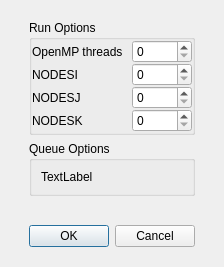
<?xml version="1.0" encoding="UTF-8"?>
<ui version="4.0">
 <class>Dialog</class>
 <widget class="QDialog" name="Dialog">
  <property name="geometry">
   <rect>
    <x>0</x>
    <y>0</y>
    <width>224</width>
    <height>267</height>
   </rect>
  </property>
  <property name="windowTitle">
   <string>Dialog</string>
  </property>
  <layout class="QGridLayout" name="gridLayout_4">
   <item row="1" column="1">
    <widget class="QFrame" name="frame">
     <property name="frameShape">
      <enum>QFrame::NoFrame</enum>
     </property>
     <property name="frameShadow">
      <enum>QFrame::Plain</enum>
     </property>
     <layout class="QGridLayout" name="gridLayout">
      <item row="3" column="0">
       <spacer name="verticalSpacer">
        <property name="orientation">
         <enum>Qt::Vertical</enum>
        </property>
        <property name="sizeHint" stdset="0">
         <size>
          <width>20</width>
          <height>88</height>
         </size>
        </property>
       </spacer>
      </item>
      <item row="4" column="0">
       <widget class="QDialogButtonBox" name="buttonBox">
        <property name="orientation">
         <enum>Qt::Horizontal</enum>
        </property>
        <property name="standardButtons">
         <set>QDialogButtonBox::Cancel|QDialogButtonBox::Ok</set>
        </property>
       </widget>
      </item>
      <item row="1" column="0">
       <widget class="QGroupBox" name="groupBox">
        <property name="title">
         <string>Run Options</string>
        </property>
        <layout class="QGridLayout" name="gridLayout_2">
         <property name="horizontalSpacing">
          <number>9</number>
         </property>
         <property name="verticalSpacing">
          <number>0</number>
         </property>
         <property name="margin">
          <number>0</number>
         </property>
         <item row="0" column="1">
          <widget class="QLabel" name="label">
           <property name="sizePolicy">
            <sizepolicy hsizetype="Minimum" vsizetype="Preferred">
             <horstretch>0</horstretch>
             <verstretch>0</verstretch>
            </sizepolicy>
           </property>
           <property name="text">
            <string>OpenMP threads</string>
           </property>
          </widget>
         </item>
         <item row="1" column="2">
          <widget class="QSpinBox" name="spinBox"/>
         </item>
         <item row="1" column="1">
          <widget class="QLabel" name="label_2">
           <property name="text">
            <string>NODESI</string>
           </property>
          </widget>
         </item>
         <item row="2" column="1">
          <widget class="QLabel" name="label_3">
           <property name="text">
            <string>NODESJ</string>
           </property>
          </widget>
         </item>
         <item row="3" column="1">
          <widget class="QLabel" name="label_4">
           <property name="text">
            <string>NODESK</string>
           </property>
          </widget>
         </item>
         <item row="2" column="2">
          <widget class="QSpinBox" name="spinBox_2"/>
         </item>
         <item row="3" column="2">
          <widget class="QSpinBox" name="spinBox_3"/>
         </item>
         <item row="0" column="2">
          <widget class="QSpinBox" name="spinBox_4"/>
         </item>
        </layout>
       </widget>
      </item>
      <item row="2" column="0">
       <widget class="QGroupBox" name="groupBox_2">
        <property name="title">
         <string>Queue Options</string>
        </property>
        <layout class="QGridLayout" name="gridLayout_3">
         <item row="0" column="0">
          <widget class="QLabel" name="label_5">
           <property name="text">
            <string>TextLabel</string>
           </property>
          </widget>
         </item>
        </layout>
       </widget>
      </item>
     </layout>
    </widget>
   </item>
   <item row="0" column="1">
    <spacer name="verticalSpacer_2">
     <property name="orientation">
      <enum>Qt::Vertical</enum>
     </property>
     <property name="sizeHint" stdset="0">
      <size>
       <width>20</width>
       <height>40</height>
      </size>
     </property>
    </spacer>
   </item>
   <item row="1" column="0">
    <spacer name="horizontalSpacer">
     <property name="orientation">
      <enum>Qt::Horizontal</enum>
     </property>
     <property name="sizeHint" stdset="0">
      <size>
       <width>40</width>
       <height>20</height>
      </size>
     </property>
    </spacer>
   </item>
   <item row="2" column="1">
    <spacer name="verticalSpacer_3">
     <property name="orientation">
      <enum>Qt::Vertical</enum>
     </property>
     <property name="sizeHint" stdset="0">
      <size>
       <width>20</width>
       <height>40</height>
      </size>
     </property>
    </spacer>
   </item>
   <item row="1" column="2">
    <spacer name="horizontalSpacer_2">
     <property name="orientation">
      <enum>Qt::Horizontal</enum>
     </property>
     <property name="sizeHint" stdset="0">
      <size>
       <width>40</width>
       <height>20</height>
      </size>
     </property>
    </spacer>
   </item>
  </layout>
 </widget>
 <resources/>
 <connections>
  <connection>
   <sender>buttonBox</sender>
   <signal>accepted()</signal>
   <receiver>Dialog</receiver>
   <slot>accept()</slot>
   <hints>
    <hint type="sourcelabel">
     <x>248</x>
     <y>254</y>
    </hint>
    <hint type="destinationlabel">
     <x>157</x>
     <y>274</y>
    </hint>
   </hints>
  </connection>
  <connection>
   <sender>buttonBox</sender>
   <signal>rejected()</signal>
   <receiver>Dialog</receiver>
   <slot>reject()</slot>
   <hints>
    <hint type="sourcelabel">
     <x>316</x>
     <y>260</y>
    </hint>
    <hint type="destinationlabel">
     <x>286</x>
     <y>274</y>
    </hint>
   </hints>
  </connection>
 </connections>
</ui>
